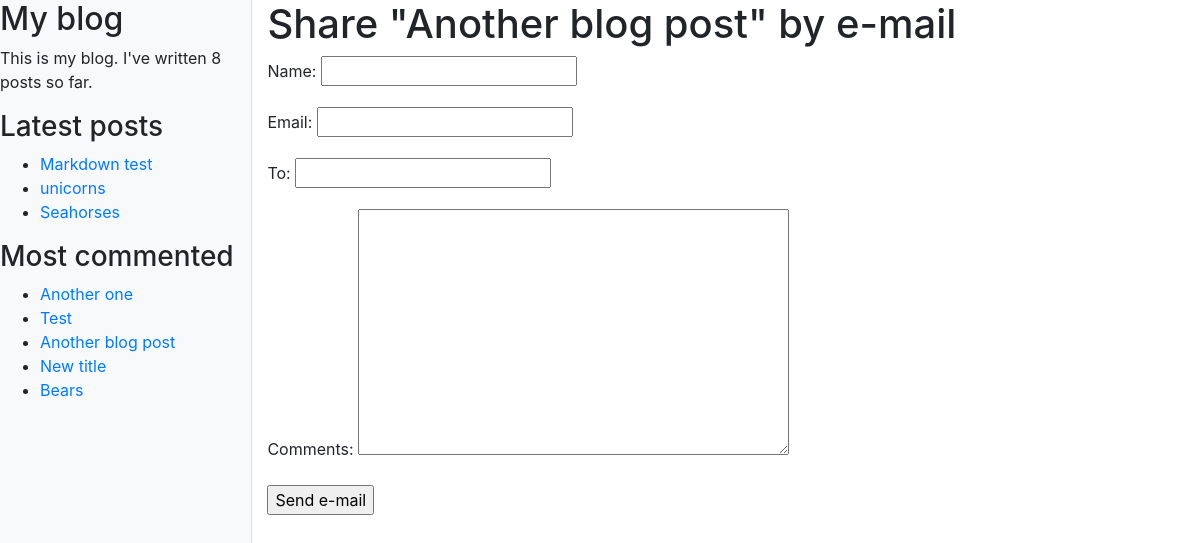
/blog/2/share/, run on the app's committed database.
### blog/models.py (models this page shows, shortened)
class Post(models.Model):
    objects = models.Manager()  # Default manager
    published = PublishedManager()  # Custom manager
    STATUS_CHOICES = (
        ('draft', 'Draft'),
        ('published', 'Published')
    )
    title = models.CharField(max_length=250)
    slug = models.CharField(max_length=250, unique_for_date='publish')
    author = models.ForeignKey(
        User, on_delete=models.CASCADE, related_name='blog_posts')
    body = models.TextField()
    publish = models.DateTimeField(default=timezone.now)
    created = models.DateTimeField(auto_now_add=True)
    updated = models.DateTimeField(auto_now=True)
    status = models.CharField(
        max_length=10, choices=STATUS_CHOICES, default='draft')
    class Meta:
        ordering = ('-publish',)
    def get_absolute_url(self):
        return reverse("blog:post_detail", args=[self.publish.year, self.publish.month, self.publish.day, self.slug])
    tags = TaggableManager()

### blog/views.py (the view)
# urls.py: path('<int:post_id>/share/', views.post_share, name='post_share'),
def post_share(request, post_id):
    post = get_object_or_404(Post, id=post_id, status='published')
    sent = False
    if request.method == 'POST':
        form = EmailPostForm(request.POST)
        if form.is_valid():
            cd = form.cleaned_data
            post_url = request.build_absolute_uri(post.get_absolute_url())
            subject = f"{cd['name']} recommends you read {post.title}"
            message = 'Read "{}" at {}\n\n{}\'s comments: {}'.format(
                post.title, post_url, cd['name'], cd['comments'])
            send_mail(subject, message, 'admin@myblog.com', [cd['to']])
            sent = True
    else:
        form = EmailPostForm()
    return render(request, 'blog/post/share.html', {'post': post, 'form': form, 'sent': sent})

### blog/forms.py
class EmailPostForm(forms.Form):
    name = forms.CharField(max_length=25)
    email = forms.EmailField()
    to = forms.EmailField()
    comments = forms.CharField(required=False, widget=forms.Textarea)

### blog/models.py (called while the page is built)
    def get_queryset(self):
        return super(PublishedManager, self).get_queryset().filter(status='published')

### blog/templatetags/blog_tags.py (called while the page is built)
@register.simple_tag()
def total_posts():
    return Post.published.count()

@register.inclusion_tag('blog/post/latest_posts.html')
def show_latest_posts(count=5):
    latest_posts = Post.published.order_by('-publish')[:count]
    return {'latest_posts': latest_posts}

@register.simple_tag
def get_most_commented_posts(count=5):
    return Post.published.annotate(total_comments=Count('comments')).order_by('-total_comments')[:count]

### blog/templates/blog/post/share.html (shortened to what this page needs)
{% extends 'blog/base.html' %}
{% block content %}
    {% if sent %}
        <h1>E-mail successfully sent</h1>
        <p>
            "{{ post.title }}" was successfully sent to {{ form.cleaned_data.to }}.
        </p>
    {% else %}
        <h1>Share "{{ post.title }}" by e-mail</h1>
        <form action="." method="post">
            {{ form.as_p }}
            <input type="submit" value="Send e-mail">
        </form>
    {% endif %}
{% endblock content %}

### blog/templates/blog/base.html (shortened to what this page needs)
{% load blog_tags %}
{% load bootstrap4 %}
{% load static %}
{% bootstrap_css %}
<!DOCTYPE html>
<html>
<head>
  <link href={% static "css/simple-sidebar.css" %} rel="stylesheet">
</head>
<body>
    <div class="d-flex" id="wrapper">
        <div class="bg-light border-right" id="sidebar-wrapper" style="m-2">
            <h2>My blog</h2>
            <p>This is my blog. I've written {% total_posts %} posts so far.</p>
            <h3>Latest posts</h3>
            {% show_latest_posts 3 %}
            <h3>Most commented</h3>
            {% get_most_commented_posts as most_commented_posts %}
                <ul>
                    {% for post in most_commented_posts %}
                        <li>
                            <a href="{{ post.get_absolute_url }}">
                                {{ post.title }}
                            </a>
                        </li>
                    {% endfor %}
                </ul>
        </div>
        <div id="page-content-wrapper">
            <div class="container-fluid">
                {% block content %}
                {% endblock %}
        </div>
    </div>
</body>
</html>

### blog/templates/blog/post/latest_posts.html
<ul>
    {% for post in latest_posts %}
    <li>
        <a href="{{ post.get_absolute_url }}">{{ post.title }}</a>
    </li>
    {% endfor %}
</ul>

### blog/static/css/simple-sidebar.css (style rules this page uses)
body { overflow-x: hidden; }
#sidebar-wrapper { min-height: 100vh; margin-left: -15rem; -webkit-transition: margin .25s ease-out; -moz-transition: margin .25s ease-out; -o-transition: margin .25s ease-out; transition: margin .25s ease-out; }
#page-content-wrapper { min-width: 100vw; }
@media (min-width: 768px) { #sidebar-wrapper { margin-left: 0; } }
@media (min-width: 768px) { #page-content-wrapper { min-width: 0; width: 100%; } }

### data on the page
Post: title "Markdown test"
Post: title "unicorns"
Post: title "Seahorses"
Post: title "Another one"
Post: title "Test"
Post: title "Another blog post"
Post: title "New title"
Post: title "Bears"
